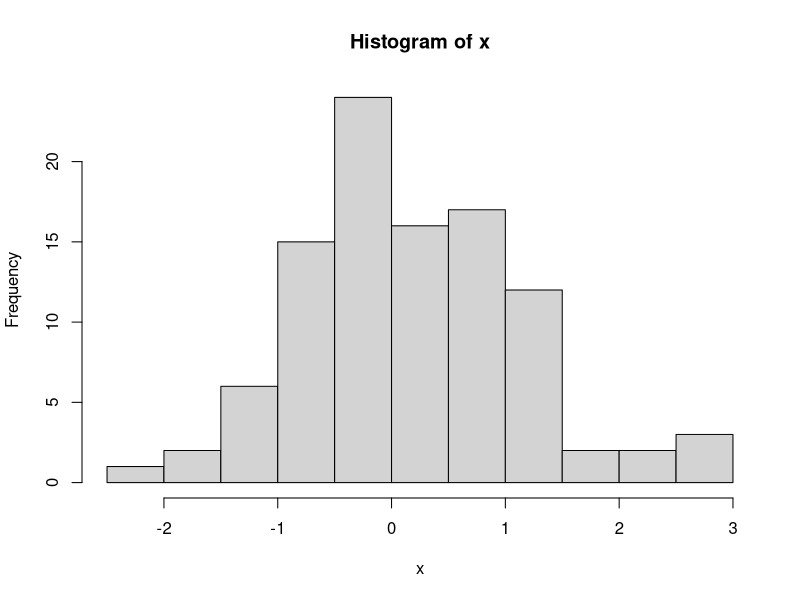

Write R code to recreate this figure.
## ---- chunk 1
knitr::opts_chunk$set(echo = TRUE)
## ---- chunk 2
x <- rnorm(100)
mean(x)
median(x)
var(x)
hist(x)
